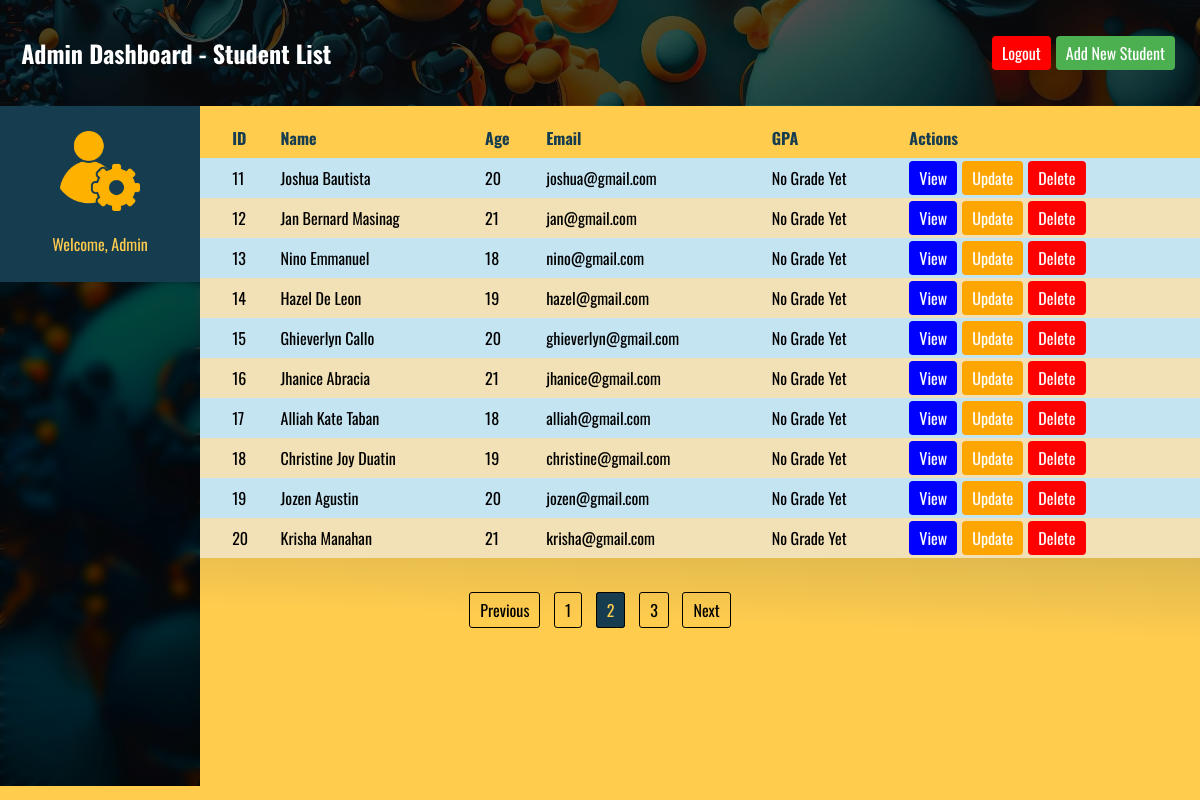
/admin-R.php?page=2 (signed in), run on the app's committed database.
### tables this page shows
CREATE TABLE `students` (
  `id` int(11) NOT NULL,
  `student_id` varchar(20) DEFAULT NULL,
  `name` varchar(100) DEFAULT NULL,
  `age` int(2) DEFAULT NULL,
  `email` varchar(100) DEFAULT NULL,
  `gpa` float DEFAULT NULL
);

### admin-R.php (the view, shortened to what this page needs)
<?php
include('config.php');
class StudentList {
    private $conn;
    public function __construct($conn) {
        $this->conn = $conn;
    }
    public function getStudentList() {
        $results_per_page = 10;
        $current_page = isset($_GET['page']) ? $_GET['page'] : 1;
        $start_index = ($current_page - 1) * $results_per_page;
        $total_records_query = "SELECT COUNT(*) AS total FROM students";
        $total_records_result = $this->conn->query($total_records_query);
        $total_records_row = $total_records_result->fetch_assoc();
        $total_records = $total_records_row['total'];
        $total_pages = ceil($total_records / $results_per_page);
        $query = "SELECT * FROM students LIMIT $start_index, $results_per_page";
        $result = $this->conn->query($query);
        return [$result, $current_page, $total_pages];
    }
}
$studentList = new StudentList($conn);
[$result, $current_page, $total_pages] = $studentList->getStudentList();
?>
<!DOCTYPE html>
<html lang="en">
<head>
</head>
<body class="table-body">
    <header class="body-header">
        <h2 class="header">&nbsp;Admin Dashboard - Student List </h2>
        <a class="logout-link" href="admin-logout.php" onclick="return confirmLogout()">Logout</a>
        <a class="create-link" href="admin-C.php">Add New Student</a>
    </header>
<div class="sidebar">
    <div class="sidebar-glass">
            <div class="student-icon">
                <img src="src/Admin.png" alt="Student Icon">
                <p>Welcome, Admin</p>
            </div>
        </div>
        </div>
    <div class="table-container">
        <table>
            <tr>
                <th></th>
                <th>ID</th>
                <th>Name</th>
                <th>Age</th>
                <th>Email</th>
                <th>GPA</th>
                <th>Actions</th>
            </tr>
            <?php
            if ($result->num_rows > 0) {
                while($row = $result->fetch_assoc()) {
                    echo "<tr>";
                    echo "<td> </td>";
                    echo "<td>".$row["id"]."</td>";
                    echo "<td>".$row["name"]."</td>";
                    echo "<td>".$row["age"]."</td>";
                    echo "<td>".$row["email"]."</td>";
                    echo "<td>".(($row["gpa"] >= 1 || $row["gpa"] === null) ? $row["gpa"] : "No Grade Yet")."</td>";
                    echo "<td class='responsive-dropdown'>";
                    echo "<div class='dropdown'>";
                    echo "<div class='dropdown-content'>";
                    echo "<a class='view-link' href='admin-view-student.php?id=".$row["id"]."'>View</a>";
                    echo "<a class='update-link' href='admin-U.php?id=".$row["id"]."'>Update</a>";
                    echo "<a class='delete-link' href='admin-D.php?id=".$row["id"]."'>Delete</a>";
                    echo "</div>";
                    echo "</div>";
                    echo "</td>";
                    echo "</tr>";
                }
            } else {
                echo "<tr><td colspan='6'>No records found</td></tr>";
            }
            ?>
        </table>
    </div>
    <?php if ($total_pages > 1): ?>
    <div class="pagination">
        <?php if ($current_page > 1): ?>
            <a href="?page=<?php echo $current_page - 1; ?>">Previous</a>
        <?php endif; ?>
        <?php for ($i = 1; $i <= $total_pages; $i++): ?>
            <a <?php echo ($i == $current_page) ? 'class="active"' : ''; ?> href="?page=<?php echo $i; ?>"><?php echo $i; ?></a>
        <?php endfor; ?>
        <?php if ($current_page < $total_pages): ?>
            <a href="?page=<?php echo $current_page + 1; ?>">Next</a>
        <?php endif; ?>
    </div>
    <?php endif; ?>
</body>
</html>

### data on the page
students: id "11", name "Joshua Bautista", age "20", email "joshua@gmail.com", gpa "No Grade Yet"
students: id "12", name "Jan Bernard Masinag", age "21", email "jan@gmail.com", gpa "No Grade Yet"
students: id "13", name "Nino Emmanuel", age "18", email "nino@gmail.com", gpa "No Grade Yet"
students: id "14", name "Hazel De Leon", age "19", email "hazel@gmail.com", gpa "No Grade Yet"
students: id "15", name "Ghieverlyn Callo", age "20", email "ghieverlyn@gmail.com", gpa "No Grade Yet"
students: id "16", name "Jhanice Abracia", age "21", email "jhanice@gmail.com", gpa "No Grade Yet"
students: id "17", name "Alliah Kate Taban", age "18", email "alliah@gmail.com", gpa "No Grade Yet"
students: id "18", name "Christine Joy Duatin", age "19", email "christine@gmail.com", gpa "No Grade Yet"
students: id "19", name "Jozen Agustin", age "20", email "jozen@gmail.com", gpa "No Grade Yet"
students: id "20", name "Krisha Manahan", age "21", email "krisha@gmail.com", gpa "No Grade Yet"
